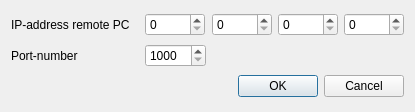
<?xml version="1.0" encoding="UTF-8"?>
<ui version="4.0">
 <class>UICFGControls</class>
 <widget class="QWidget" name="UICFGControls">
  <property name="windowModality">
   <enum>Qt::NonModal</enum>
  </property>
  <property name="geometry">
   <rect>
    <x>0</x>
    <y>0</y>
    <width>415</width>
    <height>112</height>
   </rect>
  </property>
  <property name="windowTitle">
   <string>FlightGear protocol settings</string>
  </property>
  <property name="windowIcon">
   <iconset resource="../ftnoir_filter_ewma2/ewma-filter.qrc">
    <normaloff>:/images/filter-16.png</normaloff>:/images/filter-16.png</iconset>
  </property>
  <property name="layoutDirection">
   <enum>Qt::LeftToRight</enum>
  </property>
  <property name="autoFillBackground">
   <bool>false</bool>
  </property>
  <layout class="QGridLayout" name="gridLayout">
   <item row="0" column="0">
    <widget class="QLabel" name="label_4">
     <property name="text">
      <string>IP-address remote PC</string>
     </property>
    </widget>
   </item>
   <item row="0" column="1">
    <widget class="QSpinBox" name="spinIPFirstNibble">
     <property name="maximumSize">
      <size>
       <width>60</width>
       <height>16777215</height>
      </size>
     </property>
     <property name="maximum">
      <number>255</number>
     </property>
     <property name="singleStep">
      <number>1</number>
     </property>
    </widget>
   </item>
   <item row="0" column="2">
    <widget class="QSpinBox" name="spinIPSecondNibble">
     <property name="maximumSize">
      <size>
       <width>60</width>
       <height>16777215</height>
      </size>
     </property>
     <property name="maximum">
      <number>255</number>
     </property>
     <property name="singleStep">
      <number>1</number>
     </property>
    </widget>
   </item>
   <item row="0" column="3">
    <widget class="QSpinBox" name="spinIPThirdNibble">
     <property name="maximumSize">
      <size>
       <width>60</width>
       <height>16777215</height>
      </size>
     </property>
     <property name="maximum">
      <number>255</number>
     </property>
     <property name="singleStep">
      <number>1</number>
     </property>
    </widget>
   </item>
   <item row="0" column="4">
    <widget class="QSpinBox" name="spinIPFourthNibble">
     <property name="maximumSize">
      <size>
       <width>60</width>
       <height>16777215</height>
      </size>
     </property>
     <property name="maximum">
      <number>255</number>
     </property>
     <property name="singleStep">
      <number>1</number>
     </property>
    </widget>
   </item>
   <item row="1" column="0">
    <widget class="QLabel" name="label_5">
     <property name="text">
      <string>Port-number</string>
     </property>
    </widget>
   </item>
   <item row="1" column="1">
    <widget class="QSpinBox" name="spinPortNumber">
     <property name="minimum">
      <number>1000</number>
     </property>
     <property name="maximum">
      <number>10000</number>
     </property>
    </widget>
   </item>
   <item row="2" column="2" colspan="3">
    <widget class="QDialogButtonBox" name="buttonBox">
     <property name="standardButtons">
      <set>QDialogButtonBox::Cancel|QDialogButtonBox::Ok</set>
     </property>
    </widget>
   </item>
  </layout>
 </widget>
 <tabstops>
  <tabstop>spinIPFirstNibble</tabstop>
  <tabstop>spinIPSecondNibble</tabstop>
  <tabstop>spinIPThirdNibble</tabstop>
  <tabstop>spinIPFourthNibble</tabstop>
  <tabstop>spinPortNumber</tabstop>
 </tabstops>
 <resources>
  <include location="../ftnoir_filter_ewma2/ewma-filter.qrc"/>
 </resources>
 <connections/>
 <slots>
  <slot>startEngineClicked()</slot>
  <slot>stopEngineClicked()</slot>
  <slot>cameraSettingsClicked()</slot>
 </slots>
</ui>
